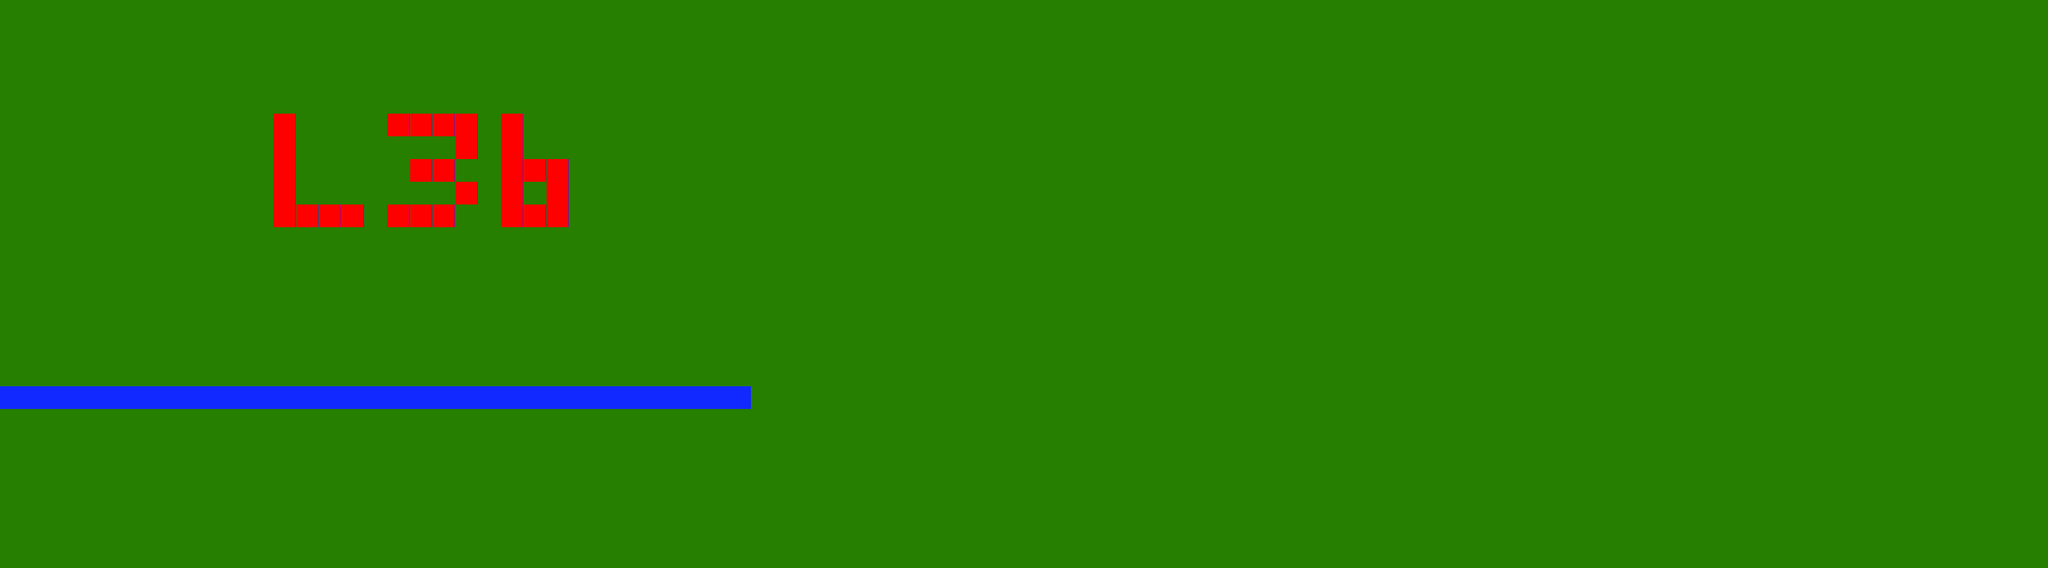

Below is a game level as drawn by its tile map, then a one-line description and the .tmx that defines it (tile-layer data replaced by summaries):
An orthogonal 90x25 tile map with 32x32 px tiles, 1 tile layer (Tile Layer 1).

<map version="1.0" orientation="orthogonal" renderorder="right-down" width="90" height="25" tilewidth="32" tileheight="32" nextobjectid="1">
 <tileset firstgid="1" name="tile_set" tilewidth="32" tileheight="32" tilecount="3">
  <image source="Tiles/tile_set.png" width="96" height="32" />
 </tileset>
 <layer name="Tile Layer 1" width="90" height="25">
  <data>[2250 cells, 2250 non-empty, 3 distinct tile ids]</data>
 </layer>
</map>
